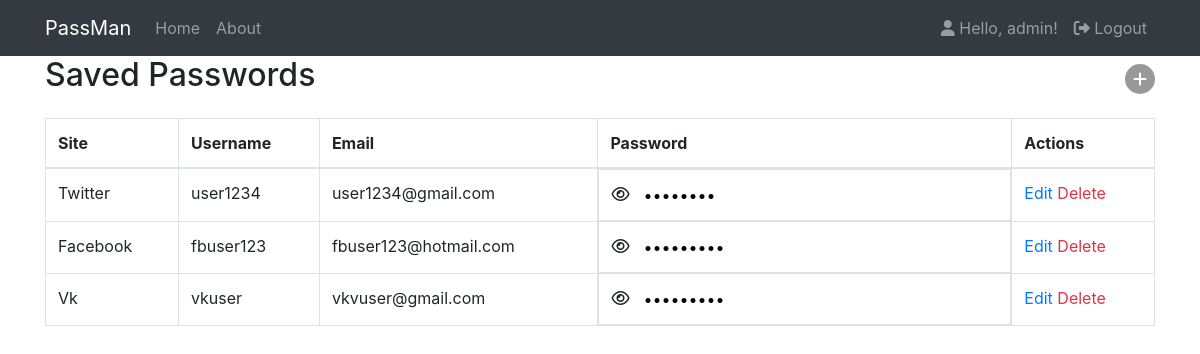
/ (signed in), run on the app's committed database.
### base/models.py (models this page shows)
class SavedPassword(models.Model):
	site = models.CharField(max_length=255)
	email = models.CharField(max_length=255)
	username = models.CharField(max_length=255)
	password = models.CharField(max_length=255)

### base/views.py (the view)
# urls.py: path('', home_view, name="home"),
def home_view(request):
	if request.user.is_anonymous:
		messages.warning(request, "Please login to continue!")
	return main_home_view(request)

### base/forms.py
class PasswordForm(forms.ModelForm):
	class Meta:
		model = SavedPassword
		fields = '__all__'
		widgets = {
			'site': forms.TextInput(attrs={'class': 'form-control'}),
			'username': forms.TextInput(attrs={'class': 'form-control'}),
			'email': forms.EmailInput(attrs={'class': 'form-control'}),
			'password': forms.PasswordInput(attrs={'class': 'form-control', 'id': 'togglePass'})
		}

### base/views.py (called while the page is built, shortened)
@login_required(login_url="login")
def main_home_view(request):
	form = PasswordForm()
	if request.method == "POST" and "addPass" in request.POST:
		form = PasswordForm(request.POST)
		if form.is_valid():
			form.save()
			form = PasswordForm()
	obj = SavedPassword.objects.all()
	context = {
		'passwords': obj,
		'form': form
	}
	return render(request, "home.html", context)

### base/templates/home.html (shortened to what this page needs)
{% extends 'base.html' %}
	{% block content %}
	{% include 'navbar.html' %}
    <div class="container">
		<div class="d-flex justify-content-between align-items-center">
			<h2>Saved Passwords</h2>
			<div class="text-right">
				<button style="display: flex; justify-content: center; align-items: center; width: 30px; height: 30px; background: rgba(0, 0, 0, 0.4); color: #fff; border-radius: 30px; border: none;" onmouseover="this.style.background='rgba(0, 0, 0, 0.6)'" onmouseout="this.style.background='rgba(0, 0, 0, 0.4)'" data-toggle="modal" data-target="#addPass"><span class="fa fa-plus"></span></button>
			</div>
		</div>
		<table class="container table table-hover table-bordered table-responsive-md">
		    <thead>
		        <tr>
		            <th>Site</th>
		            <th>Username</th>
		            <th>Email</th>
		            <th>Password</th>
		            <th>Actions</th>
		        </tr>
		    </thead>
		    <tbody>
		    	{% for password in passwords %}
		        <tr>
		            <td>{{ password.site }}</td>
		            <td>{{ password.username }}</td>
		            <td>{{ password.email }}</td>
		            <td style="display: flex;"><span style="display: block; width: 20px; margin-right: 10px;" class="toggler-image"><i class="fa fa-eye"></i></span><input style="background: transparent; border: none; color: #000;" class="toggler-content" type="password" value="{{ password.password }}" disabled></td>
		            <td><a class="text-primary" href="#" data-passid="{{ password.id }}" data-toggle="modal" data-target="#editPass">Edit</a>&nbsp;<a class="text-danger" href="#" data-passid="{{ password.id }}" data-toggle="modal" data-target="#deletePass">Delete</a></td>
		        </tr>
		        {% endfor %}
		    </tbody>
		</table>
	</div>
	{% endblock %}

### base/templates/base.html (shortened to what this page needs)
{% load static %}
<!DOCTYPE html>
<html lang="en">
<head>
	<link rel="stylesheet" href="https://maxcdn.bootstrapcdn.com/bootstrap/4.5.2/css/bootstrap.min.css">
</head>
<body style="display: block;">
	{% block content %}
	{% endblock %}
</body>
</html>

### base/templates/navbar.html (shortened to what this page needs)
	<nav class="navbar navbar-expand-md bg-dark navbar-dark">
		<div class="container">
		    <a class="navbar-brand" href="#">PassMan</a>
		    <div class="collapse navbar-collapse" id="collapsibleNavbar">
		        <ul class="navbar-nav mr-auto">
		            <li class="nav-item">
		                <a class="nav-link" href="/">Home</a>
		            </li>
		            <li class="nav-item" data-toggle="modal" data-target="#myModal">
		                <a class="nav-link" href="#">About</a>
		            </li>
		        </ul>
		        <ul class="navbar-nav">
		        	<li class="nav-item">
		                <a class="nav-link" href="#"><span class="fas fa-user"></span> Hello, {{ request.user }}!</a>
		            </li>
		            <li class="nav-item">
		                <a class="nav-link" href="{% url 'logout' %}"><span class="fas fa-sign-out-alt"></span> Logout</a>
		            </li>
		        </ul>
		    </div>
		</div>
	</nav>

### data on the page
SavedPassword: site "Twitter", username "user1234", email "user1234@gmail.com"
SavedPassword: site "Facebook", username "fbuser123", email "fbuser123@hotmail.com"
SavedPassword: site "Vk", username "vkuser", email "vkvuser@gmail.com"

### other printed values
{{ request.user }} "admin"
